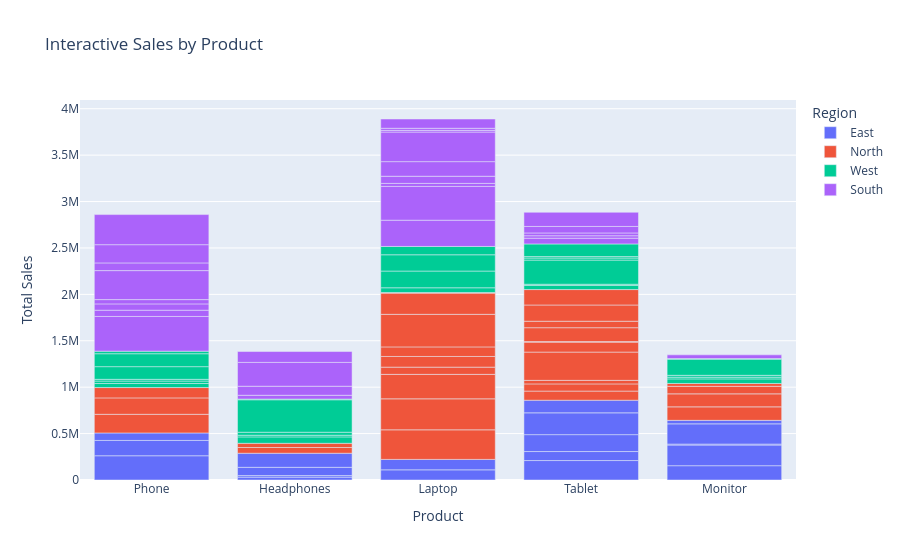

Notebook code cell kept with this figure:
### Code cell
fig = px.bar(
    df,
    x="Product",
    y="Total_Sales",
    color="Region",
    title="Interactive Sales by Product"
)

fig.update_layout(
    xaxis_title="Product",
    yaxis_title="Total Sales"
)

fig.show()

### Figure 1 — Plotly figure (JSON) as saved in the notebook; plotly's stock layout.template omitted (floating-point values rounded to 4 significant figures)
{"data": [{"alignmentgroup": "True", "hovertemplate": "Region=East<br>Product=%{x}<br>Total_Sales=%{y}<extra></extra>", "legendgroup": "East", "marker": {"color": "#636efa", "pattern": {"shape": ""}}, "name": "East", "offsetgroup": "East", "orientation": "v", "showlegend": true, "textposition": "auto", "type": "bar", "x": ["Phone", "Headphones", "Phone", "Headphones", "Laptop", "Tablet", "Tablet", "Tablet", "Monitor", "Phone", "Monitor", "Monitor", "Monitor", "Headphones", "Headphones", "Tablet", "Laptop", "Monitor", "Tablet"], "xaxis": "x", "y": [261100, 30895, 165240, 16780, 109554, 209400, 97204, 182060, 154048, 80488, 222330, 10544, 218016, 88974, 151712, 234990, 112392, 37932, 135980], "yaxis": "y"}, {"alignmentgroup": "True", "hovertemplate": "Region=North<br>Product=%{x}<br>Total_Sales=%{y}<extra></extra>", "legendgroup": "North", "marker": {"color": "#EF553B", "pattern": {"shape": ""}}, "name": "North", "offsetgroup": "North", "orientation": "v", "showlegend": true, "textposition": "auto", "type": "bar", "x": ["Headphones", "Laptop", "Tablet", "Tablet", "Laptop", "Laptop", "Laptop", "Tablet", "Tablet", "Headphones", "Tablet", "Phone", "Phone", "Monitor", "Tablet", "Phone", "Tablet", "Laptop", "Laptop", "Tablet", "Monitor", "Tablet", "Laptop", "Monitor", "Laptop", "Laptop", "Tablet", "Monitor"], "xaxis": "x", "y": [61624, 318680, 98373, 77288, 333992, 263475, 77844, 38298, 304465, 45467, 107118, 200885, 176994, 144960, 6540, 111405, 149200, 115048, 102909, 69687, 140286, 174825, 350888, 81137, 228222, 7148, 166160, 30717], "yaxis": "y"}, {"alignmentgroup": "True", "hovertemplate": "Region=West<br>Product=%{x}<br>Total_Sales=%{y}<extra></extra>", "legendgroup": "West", "marker": {"color": "#00cc96", "pattern": {"shape": ""}}, "name": "West", "offsetgroup": "West", "orientation": "v", "showlegend": true, "textposition": "auto", "type": "bar", "x": ["Phone", "Laptop", "Laptop", "Monitor", "Phone", "Headphones", "Tablet", "Tablet", "Headphones", "Monitor", "Monitor", "Phone", "Tablet", "Monitor", "Tablet", "Monitor", "Laptop", "Phone", "Headphones", "Laptop", "Phone", "Headphones", "Tablet", "Phone", "Tablet", "Headphones"], "xaxis": "x", "y": [43492, 50834, 180092, 49280, 26466, 68894, 44045, 13426, 17838, 18382, 20083, 18616, 260100, 173712, 22064, 6720, 175392, 136440, 32524, 89620, 139372, 349510, 15356, 27468, 136549, 7647], "yaxis": "y"}, {"alignmentgroup": "True", "hovertemplate": "Region=South<br>Product=%{x}<br>Total_Sales=%{y}<extra></extra>", "legendgroup": "South", "marker": {"color": "#ab63fa", "pattern": {"shape": ""}}, "name": "South", "offsetgroup": "South", "orientation": "v", "showlegend": true, "textposition": "auto", "type": "bar", "x": ["Laptop", "Laptop", "Phone", "Phone", "Phone", "Tablet", "Tablet", "Monitor", "Phone", "Laptop", "Tablet", "Laptop", "Headphones", "Laptop", "Phone", "Laptop", "Tablet", "Phone", "Laptop", "Phone", "Headphones", "Phone", "Laptop", "Tablet", "Headphones", "Laptop", "Headphones"], "xaxis": "x", "y": [282940, 363870, 373932, 67440, 67988, 62088, 26034, 39924, 45976, 32297, 30387, 77375, 40872, 157288, 312564, 318762, 70048, 82980, 18221, 196404, 97538, 324144, 22365, 152655, 256878, 100002, 116880], "yaxis": "y"}], "layout": {"barmode": "relative", "legend": {"title": {"text": "Region"}, "tracegroupgap": 0}, "title": {"text": "Interactive Sales by Product"}, "xaxis": {"anchor": "y", "domain": [0, 1], "title": {"text": "Product"}}, "yaxis": {"anchor": "x", "domain": [0, 1], "title": {"text": "Total Sales"}}}}
